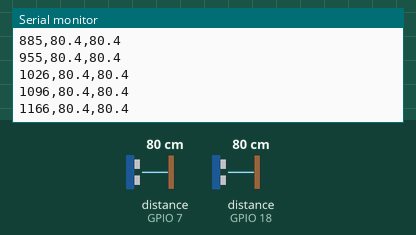
Recording of a sketch running on a simulated ESP32-S3. On the bench: the last lines printed to the serial monitor. Wiring (inferred from the names in the program): 2 × ultrasonic range finder: trigger GPIO 5, echo GPIO 18 / trigger GPIO 6, echo GPIO 7. Inputs (shaded band) come from the test bench; at power-on: distance to the obstacle (sensors on GPIO 7, GPIO 18) 80 cm. The echo pulse lasts 58.3 µs per cm.

Above: at 1.2 s.
1.3 s: distance to the obstacle (sensor on GPIO 7) set to 2 cm
At 1.3 s:
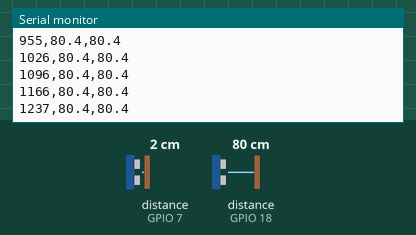
2.8 s: distance to the obstacle (sensor on GPIO 18) set to 2 cm
At 2.82 s:
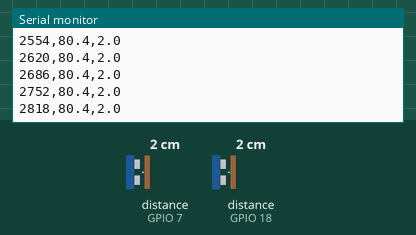
4.3 s: distance to the obstacle (sensor on GPIO 7) set to 4 cm
At 4.35 s:
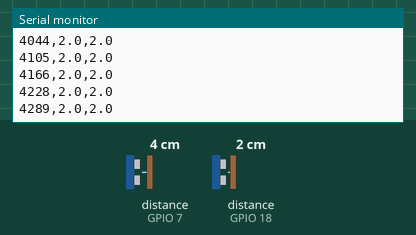
5.8 s: distance to the obstacle (sensor on GPIO 18) set to 4 cm
At 5.83 s:
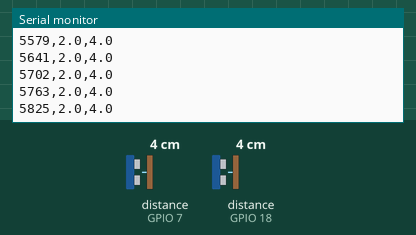
Timing chart, 0 to 8.3 s (numbered marks = the images above; inputs shaded):
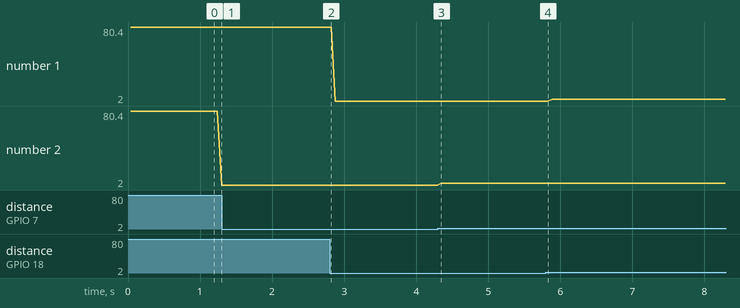

The sketch:

maincopia.ino
```cpp
#include <Arduino.h>

// HC-SR04 nº 1
#define TRIG1 5
#define ECHO1 18

// HC-SR04 nº 2
#define TRIG2 6
#define ECHO2 7

#define TIMEOUT 30000

// Mede a distância em cm; retorna -1 se não houver leitura válida
float lerDistancia(int trigPin, int echoPin) {

    digitalWrite(trigPin, LOW);
    delayMicroseconds(2);

    digitalWrite(trigPin, HIGH);
    delayMicroseconds(10);

    digitalWrite(trigPin, LOW);

    unsigned long duracao = pulseIn(echoPin, HIGH, TIMEOUT);

    if (duracao == 0) {
        return -1;
    }

    float distancia = duracao / 58.0;

    if (distancia < 2.0 || distancia > 400.0) {
        return -1;
    }

    return distancia;
}

void setup() {

    Serial.begin(115200);

    pinMode(TRIG1, OUTPUT);
    pinMode(ECHO1, INPUT);

    pinMode(TRIG2, OUTPUT);
    pinMode(ECHO2, INPUT);

    digitalWrite(TRIG1, LOW);
    digitalWrite(TRIG2, LOW);
}

void loop() {

    float distancia1 = lerDistancia(TRIG1, ECHO1);

    // Intervalo para o eco do sensor 1 sumir antes de disparar o 2
    delay(30);

    float distancia2 = lerDistancia(TRIG2, ECHO2);

    // Formato esperado pelo script Python: tempo_ms,d1,d2
    Serial.printf("%lu,%.1f,%.1f\n", millis(), distancia1, distancia2);

    delay(30);
}
```

Measured:
- plotted number 2: 80.4 → 2 after the input at 1.3 s, 2 → 4 after the input at 4.3 s
